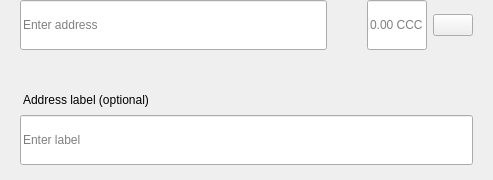
<?xml version="1.0" encoding="UTF-8"?>
<ui version="4.0">
 <class>SendMultiRow</class>
 <widget class="QWidget" name="SendMultiRow">
  <property name="geometry">
   <rect>
    <x>0</x>
    <y>0</y>
    <width>493</width>
    <height>180</height>
   </rect>
  </property>
  <property name="minimumSize">
   <size>
    <width>0</width>
    <height>0</height>
   </size>
  </property>
  <property name="maximumSize">
   <size>
    <width>16777215</width>
    <height>16777215</height>
   </size>
  </property>
  <property name="windowTitle">
   <string>Form</string>
  </property>
  <layout class="QVBoxLayout" name="verticalLayout_3">
   <property name="spacing">
    <number>0</number>
   </property>
   <property name="leftMargin">
    <number>0</number>
   </property>
   <property name="topMargin">
    <number>0</number>
   </property>
   <property name="rightMargin">
    <number>20</number>
   </property>
   <property name="bottomMargin">
    <number>5</number>
   </property>
   <item alignment="Qt::AlignTop">
    <widget class="QWidget" name="widget" native="true">
     <property name="sizePolicy">
      <sizepolicy hsizetype="Expanding" vsizetype="Maximum">
       <horstretch>0</horstretch>
       <verstretch>0</verstretch>
      </sizepolicy>
     </property>
     <property name="minimumSize">
      <size>
       <width>0</width>
       <height>60</height>
      </size>
     </property>
     <property name="maximumSize">
      <size>
       <width>16777215</width>
       <height>85</height>
      </size>
     </property>
     <layout class="QHBoxLayout" name="horizontalLayout" stretch="6,0,2">
      <property name="spacing">
       <number>0</number>
      </property>
      <property name="leftMargin">
       <number>8</number>
      </property>
      <property name="topMargin">
       <number>0</number>
      </property>
      <property name="rightMargin">
       <number>0</number>
      </property>
      <property name="bottomMargin">
       <number>0</number>
      </property>
      <item alignment="Qt::AlignTop">
       <widget class="QStackedWidget" name="stackedAddress">
        <property name="minimumSize">
         <size>
          <width>0</width>
          <height>50</height>
         </size>
        </property>
        <property name="maximumSize">
         <size>
          <width>16777215</width>
          <height>50</height>
         </size>
        </property>
        <widget class="QWidget" name="page_4">
         <property name="sizePolicy">
          <sizepolicy hsizetype="Expanding" vsizetype="Preferred">
           <horstretch>0</horstretch>
           <verstretch>0</verstretch>
          </sizepolicy>
         </property>
         <property name="minimumSize">
          <size>
           <width>0</width>
           <height>50</height>
          </size>
         </property>
         <property name="maximumSize">
          <size>
           <width>16777215</width>
           <height>55</height>
          </size>
         </property>
         <layout class="QVBoxLayout" name="verticalLayout_7">
          <property name="spacing">
           <number>0</number>
          </property>
          <property name="leftMargin">
           <number>12</number>
          </property>
          <property name="topMargin">
           <number>0</number>
          </property>
          <property name="rightMargin">
           <number>0</number>
          </property>
          <property name="bottomMargin">
           <number>0</number>
          </property>
          <item>
           <widget class="QLineEdit" name="lineEditAddress">
            <property name="minimumSize">
             <size>
              <width>0</width>
              <height>50</height>
             </size>
            </property>
            <property name="maximumSize">
             <size>
              <width>16777215</width>
              <height>50</height>
             </size>
            </property>
            <property name="placeholderText">
             <string>Enter address</string>
            </property>
           </widget>
          </item>
         </layout>
        </widget>
        <widget class="QWidget" name="page_3"/>
       </widget>
      </item>
      <item>
       <spacer name="horizontalSpacer_3">
        <property name="orientation">
         <enum>Qt::Horizontal</enum>
        </property>
        <property name="sizeType">
         <enum>QSizePolicy::Fixed</enum>
        </property>
        <property name="sizeHint" stdset="0">
         <size>
          <width>40</width>
          <height>20</height>
         </size>
        </property>
       </spacer>
      </item>
      <item>
       <layout class="QHBoxLayout" name="horizontalLayout_2">
        <property name="spacing">
         <number>6</number>
        </property>
        <item alignment="Qt::AlignTop">
         <widget class="QLineEdit" name="lineEditAmount">
          <property name="sizePolicy">
           <sizepolicy hsizetype="Expanding" vsizetype="Preferred">
            <horstretch>0</horstretch>
            <verstretch>0</verstretch>
           </sizepolicy>
          </property>
          <property name="minimumSize">
           <size>
            <width>0</width>
            <height>50</height>
           </size>
          </property>
          <property name="maximumSize">
           <size>
            <width>16777215</width>
            <height>50</height>
           </size>
          </property>
          <property name="maxLength">
           <number>17</number>
          </property>
          <property name="alignment">
           <set>Qt::AlignLeading|Qt::AlignLeft|Qt::AlignVCenter</set>
          </property>
          <property name="placeholderText">
           <string notr="true">0.00 CCC</string>
          </property>
         </widget>
        </item>
        <item>
         <layout class="QVBoxLayout" name="verticalLayout">
          <property name="topMargin">
           <number>14</number>
          </property>
          <property name="bottomMargin">
           <number>0</number>
          </property>
          <item alignment="Qt::AlignTop">
           <widget class="QPushButton" name="btnMenu">
            <property name="minimumSize">
             <size>
              <width>0</width>
              <height>0</height>
             </size>
            </property>
            <property name="maximumSize">
             <size>
              <width>16777215</width>
              <height>16777215</height>
             </size>
            </property>
            <property name="focusPolicy">
             <enum>Qt::NoFocus</enum>
            </property>
            <property name="text">
             <string/>
            </property>
           </widget>
          </item>
         </layout>
        </item>
       </layout>
      </item>
     </layout>
    </widget>
   </item>
   <item>
    <widget class="QWidget" name="layoutLabel" native="true">
     <property name="minimumSize">
      <size>
       <width>0</width>
       <height>0</height>
      </size>
     </property>
     <property name="maximumSize">
      <size>
       <width>16777215</width>
       <height>16777215</height>
      </size>
     </property>
     <layout class="QVBoxLayout" name="verticalLayout_9">
      <property name="spacing">
       <number>6</number>
      </property>
      <property name="leftMargin">
       <number>20</number>
      </property>
      <property name="topMargin">
       <number>0</number>
      </property>
      <property name="rightMargin">
       <number>0</number>
      </property>
      <property name="bottomMargin">
       <number>10</number>
      </property>
      <item>
       <spacer name="verticalSpacer">
        <property name="orientation">
         <enum>Qt::Vertical</enum>
        </property>
        <property name="sizeType">
         <enum>QSizePolicy::Fixed</enum>
        </property>
        <property name="sizeHint" stdset="0">
         <size>
          <width>20</width>
          <height>20</height>
         </size>
        </property>
       </spacer>
      </item>
      <item>
       <widget class="QLabel" name="labelSubtitleDescription">
        <property name="styleSheet">
         <string notr="true">margin-bottom:2px;
margin-left:0.05px;
padding:0px;</string>
        </property>
        <property name="text">
         <string>Address label (optional)</string>
        </property>
       </widget>
      </item>
      <item>
       <widget class="QLineEdit" name="lineEditDescription">
        <property name="minimumSize">
         <size>
          <width>0</width>
          <height>50</height>
         </size>
        </property>
        <property name="maximumSize">
         <size>
          <width>16777215</width>
          <height>50</height>
         </size>
        </property>
        <property name="placeholderText">
         <string>Enter label</string>
        </property>
       </widget>
      </item>
     </layout>
    </widget>
   </item>
  </layout>
 </widget>
 <resources/>
 <connections/>
</ui>
